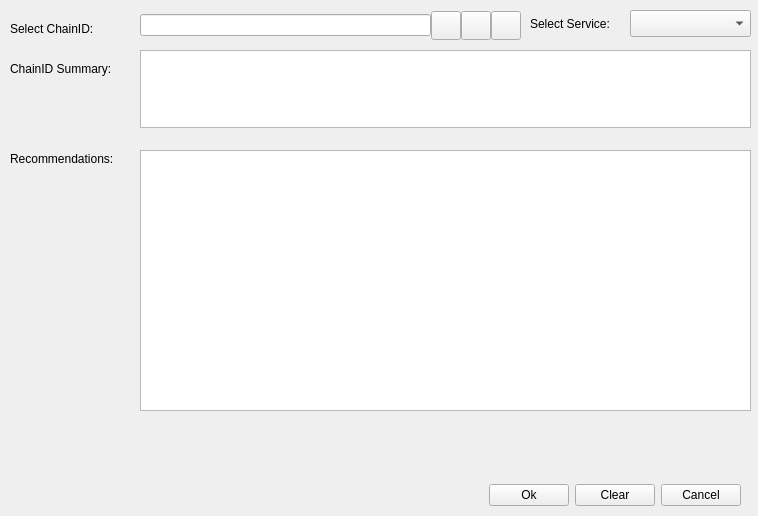
<?xml version="1.0" encoding="UTF-8"?>
<ui version="4.0">
 <class>Form</class>
 <widget class="QWidget" name="Form">
  <property name="geometry">
   <rect>
    <x>0</x>
    <y>0</y>
    <width>758</width>
    <height>516</height>
   </rect>
  </property>
  <property name="windowTitle">
   <string>Form</string>
  </property>
  <widget class="QWidget" name="layoutWidget">
   <property name="geometry">
    <rect>
     <x>140</x>
     <y>10</y>
     <width>381</width>
     <height>31</height>
    </rect>
   </property>
   <layout class="QHBoxLayout" name="useaddressLayout">
    <property name="spacing">
     <number>0</number>
    </property>
    <item>
     <widget class="QValidatedLineEdit" name="payTo">
      <property name="toolTip">
       <string>The Bitcredits address to send the payment to</string>
      </property>
      <property name="styleSheet">
       <string notr="true"/>
      </property>
     </widget>
    </item>
    <item>
     <widget class="QToolButton" name="addressBookButton">
      <property name="toolTip">
       <string>Choose previously used address</string>
      </property>
      <property name="styleSheet">
       <string notr="true"/>
      </property>
      <property name="text">
       <string/>
      </property>
      <property name="icon">
       <iconset resource="../bitcredit.qrc">
        <normaloff>:/icons/address-book</normaloff>:/icons/address-book</iconset>
      </property>
      <property name="iconSize">
       <size>
        <width>22</width>
        <height>22</height>
       </size>
      </property>
      <property name="shortcut">
       <string>Alt+A</string>
      </property>
     </widget>
    </item>
    <item>
     <widget class="QToolButton" name="pasteButton">
      <property name="toolTip">
       <string>Paste address from clipboard</string>
      </property>
      <property name="styleSheet">
       <string notr="true"/>
      </property>
      <property name="text">
       <string/>
      </property>
      <property name="icon">
       <iconset resource="../bitcredit.qrc">
        <normaloff>:/icons/editpaste</normaloff>:/icons/editpaste</iconset>
      </property>
      <property name="iconSize">
       <size>
        <width>22</width>
        <height>22</height>
       </size>
      </property>
      <property name="shortcut">
       <string>Alt+P</string>
      </property>
     </widget>
    </item>
    <item>
     <widget class="QToolButton" name="deleteButton">
      <property name="toolTip">
       <string>Remove this entry</string>
      </property>
      <property name="styleSheet">
       <string notr="true"/>
      </property>
      <property name="text">
       <string/>
      </property>
      <property name="icon">
       <iconset resource="../bitcredit.qrc">
        <normaloff>:/icons/remove</normaloff>:/icons/remove</iconset>
      </property>
      <property name="iconSize">
       <size>
        <width>22</width>
        <height>22</height>
       </size>
      </property>
     </widget>
    </item>
   </layout>
  </widget>
  <widget class="QLabel" name="label">
   <property name="geometry">
    <rect>
     <x>10</x>
     <y>20</y>
     <width>111</width>
     <height>17</height>
    </rect>
   </property>
   <property name="text">
    <string>Select ChainID:</string>
   </property>
  </widget>
  <widget class="QTableView" name="tableView">
   <property name="geometry">
    <rect>
     <x>140</x>
     <y>150</y>
     <width>611</width>
     <height>261</height>
    </rect>
   </property>
  </widget>
  <widget class="QLabel" name="label_2">
   <property name="geometry">
    <rect>
     <x>530</x>
     <y>15</y>
     <width>101</width>
     <height>17</height>
    </rect>
   </property>
   <property name="text">
    <string>Select Service:</string>
   </property>
  </widget>
  <widget class="QComboBox" name="comboBox">
   <property name="geometry">
    <rect>
     <x>630</x>
     <y>10</y>
     <width>121</width>
     <height>27</height>
    </rect>
   </property>
  </widget>
  <widget class="QTextEdit" name="textEdit">
   <property name="geometry">
    <rect>
     <x>140</x>
     <y>50</y>
     <width>611</width>
     <height>78</height>
    </rect>
   </property>
  </widget>
  <widget class="QLabel" name="label_3">
   <property name="geometry">
    <rect>
     <x>10</x>
     <y>60</y>
     <width>131</width>
     <height>17</height>
    </rect>
   </property>
   <property name="text">
    <string>ChainID Summary:</string>
   </property>
  </widget>
  <widget class="QLabel" name="label_4">
   <property name="geometry">
    <rect>
     <x>10</x>
     <y>150</y>
     <width>131</width>
     <height>17</height>
    </rect>
   </property>
   <property name="text">
    <string>Recommendations:</string>
   </property>
  </widget>
  <widget class="QWidget" name="horizontalLayoutWidget">
   <property name="geometry">
    <rect>
     <x>10</x>
     <y>480</y>
     <width>731</width>
     <height>31</height>
    </rect>
   </property>
   <layout class="QHBoxLayout" name="horizontalLayout">
    <item>
     <spacer name="horizontalSpacer">
      <property name="orientation">
       <enum>Qt::Horizontal</enum>
      </property>
      <property name="sizeHint" stdset="0">
       <size>
        <width>40</width>
        <height>20</height>
       </size>
      </property>
     </spacer>
    </item>
    <item>
     <widget class="QPushButton" name="pushButton_3">
      <property name="text">
       <string>Ok</string>
      </property>
     </widget>
    </item>
    <item>
     <widget class="QPushButton" name="pushButton">
      <property name="text">
       <string>Clear</string>
      </property>
     </widget>
    </item>
    <item>
     <widget class="QPushButton" name="pushButton_2">
      <property name="text">
       <string>Cancel</string>
      </property>
     </widget>
    </item>
   </layout>
  </widget>
 </widget>
 <customwidgets>
  <customwidget>
   <class>QValidatedLineEdit</class>
   <extends>QLineEdit</extends>
   <header>qvalidatedlineedit.h</header>
  </customwidget>
 </customwidgets>
 <resources>
  <include location="../bitcredit.qrc"/>
 </resources>
 <connections/>
</ui>
